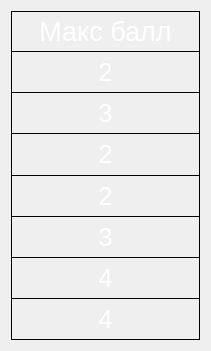
  <widget class="QWidget" name="verticalLayoutWidget_4">
   <property name="geometry">
    <rect>
     <x>1060</x>
     <y>180</y>
     <width>211</width>
     <height>351</height>
    </rect>
   </property>
   <layout class="QVBoxLayout" name="vl_4">
    <property name="spacing">
     <number>0</number>
    </property>
    <item>
     <widget class="QLabel" name="max_point">
      <property name="font">
       <font>
        <pointsize>20</pointsize>
        <weight>50</weight>
        <bold>false</bold>
       </font>
      </property>
      <property name="styleSheet">
       <string notr="true">color:#ffffff;
border-style: solid; 
border-width: 1px;
border-color: black;</string>
      </property>
      <property name="inputMethodHints">
       <set>Qt::ImhNone</set>
      </property>
      <property name="text">
       <string>Макс балл</string>
      </property>
      <property name="alignment">
       <set>Qt::AlignCenter</set>
      </property>
     </widget>
    </item>
    <item>
     <widget class="QLabel" name="max_point_12">
      <property name="font">
       <font>
        <pointsize>19</pointsize>
        <weight>50</weight>
        <bold>false</bold>
       </font>
      </property>
      <property name="styleSheet">
       <string notr="true">color:#ffffff;
border-style: solid; 
border-color: black;
border-top-width: 0px;
border-right-width: 1px;
border-bottom-width: 1px;
border-left-width: 1px;</string>
      </property>
      <property name="text">
       <string>2</string>
      </property>
      <property name="alignment">
       <set>Qt::AlignCenter</set>
      </property>
     </widget>
    </item>
    <item>
     <widget class="QLabel" name="max_point_13">
      <property name="font">
       <font>
        <pointsize>19</pointsize>
        <weight>50</weight>
        <bold>false</bold>
       </font>
      </property>
      <property name="styleSheet">
       <string notr="true">color:#ffffff;
border-style: solid; 
border-color: black;
border-top-width: 0px;
border-right-width: 1px;
border-bottom-width: 1px;
border-left-width: 1px;</string>
      </property>
      <property name="text">
       <string>3</string>
      </property>
      <property name="alignment">
       <set>Qt::AlignCenter</set>
      </property>
     </widget>
    </item>
    <item>
     <widget class="QLabel" name="max_point_14">
      <property name="font">
       <font>
        <pointsize>19</pointsize>
        <weight>50</weight>
        <bold>false</bold>
       </font>
      </property>
      <property name="styleSheet">
       <string notr="true">color:#ffffff;
border-style: solid; 
border-color: black;
border-top-width: 0px;
border-right-width: 1px;
border-bottom-width: 1px;
border-left-width: 1px;</string>
      </property>
      <property name="text">
       <string>2</string>
      </property>
      <property name="alignment">
       <set>Qt::AlignCenter</set>
      </property>
     </widget>
    </item>
    <item>
     <widget class="QLabel" name="max_point_15">
      <property name="font">
       <font>
        <pointsize>19</pointsize>
        <weight>50</weight>
        <bold>false</bold>
       </font>
      </property>
      <property name="styleSheet">
       <string notr="true">color:#ffffff;
border-style: solid; 
border-color: black;
border-top-width: 0px;
border-right-width: 1px;
border-bottom-width: 1px;
border-left-width: 1px;</string>
      </property>
      <property name="text">
       <string>2</string>
      </property>
      <property name="alignment">
       <set>Qt::AlignCenter</set>
      </property>
     </widget>
    </item>
    <item>
     <widget class="QLabel" name="max_point_16">
      <property name="font">
       <font>
        <pointsize>19</pointsize>
        <weight>50</weight>
        <bold>false</bold>
       </font>
      </property>
      <property name="styleSheet">
       <string notr="true">color:#ffffff;
border-style: solid; 
border-color: black;
border-top-width: 0px;
border-right-width: 1px;
border-bottom-width: 1px;
border-left-width: 1px;</string>
      </property>
      <property name="text">
       <string>3</string>
      </property>
      <property name="alignment">
       <set>Qt::AlignCenter</set>
      </property>
     </widget>
    </item>
    <item>
     <widget class="QLabel" name="max_point_17">
      <property name="font">
       <font>
        <pointsize>19</pointsize>
        <weight>50</weight>
        <bold>false</bold>
       </font>
      </property>
      <property name="styleSheet">
       <string notr="true">color:#ffffff;
border-style: solid; 
border-color: black;
border-top-width: 0px;
border-right-width: 1px;
border-bottom-width: 1px;
border-left-width: 1px;</string>
      </property>
      <property name="text">
       <string>4</string>
      </property>
      <property name="alignment">
       <set>Qt::AlignCenter</set>
      </property>
     </widget>
    </item>
    <item>
     <widget class="QLabel" name="max_point_18">
      <property name="font">
       <font>
        <pointsize>19</pointsize>
        <weight>50</weight>
        <bold>false</bold>
       </font>
      </property>
      <property name="styleSheet">
       <string notr="true">color:#ffffff;
border-style: solid; 
border-color: black;
border-top-width: 0px;
border-right-width: 1px;
border-bottom-width: 1px;
border-left-width: 1px;</string>
      </property>
      <property name="text">
       <string>4</string>
      </property>
      <property name="alignment">
       <set>Qt::AlignCenter</set>
      </property>
     </widget>
    </item>
   </layout>
  </widget>
